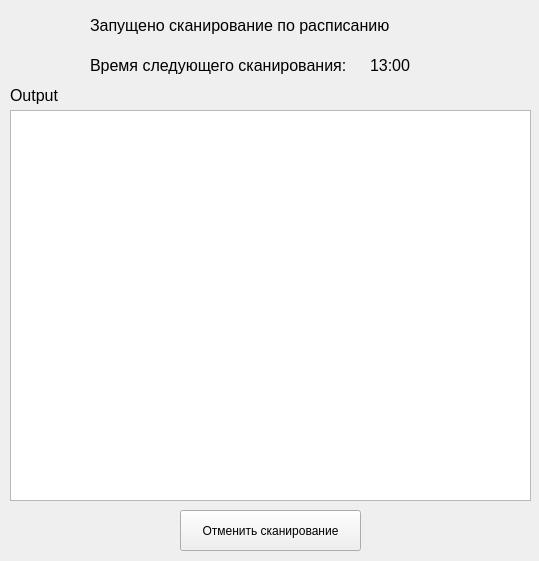
<?xml version="1.0" encoding="UTF-8"?>
<ui version="4.0">
 <class>SchedWindow</class>
 <widget class="QMainWindow" name="SchedWindow">
  <property name="geometry">
   <rect>
    <x>0</x>
    <y>0</y>
    <width>539</width>
    <height>561</height>
   </rect>
  </property>
  <property name="windowTitle">
   <string>Antivirus</string>
  </property>
  <widget class="QWidget" name="centralwidget">
   <widget class="QPushButton" name="CancelScan">
    <property name="geometry">
     <rect>
      <x>180</x>
      <y>510</y>
      <width>181</width>
      <height>41</height>
     </rect>
    </property>
    <property name="text">
     <string>Отменить сканирование</string>
    </property>
   </widget>
   <widget class="QLabel" name="label">
    <property name="geometry">
     <rect>
      <x>90</x>
      <y>0</y>
      <width>331</width>
      <height>51</height>
     </rect>
    </property>
    <property name="font">
     <font>
      <pointsize>12</pointsize>
     </font>
    </property>
    <property name="text">
     <string>Запущено сканирование по расписанию</string>
    </property>
   </widget>
   <widget class="QLabel" name="label_2">
    <property name="geometry">
     <rect>
      <x>90</x>
      <y>40</y>
      <width>331</width>
      <height>51</height>
     </rect>
    </property>
    <property name="font">
     <font>
      <pointsize>12</pointsize>
     </font>
    </property>
    <property name="text">
     <string>Время следующего сканирования:</string>
    </property>
   </widget>
   <widget class="QLabel" name="ScanTime">
    <property name="geometry">
     <rect>
      <x>370</x>
      <y>40</y>
      <width>111</width>
      <height>51</height>
     </rect>
    </property>
    <property name="font">
     <font>
      <pointsize>12</pointsize>
     </font>
    </property>
    <property name="text">
     <string>13:00</string>
    </property>
   </widget>
   <widget class="QTextEdit" name="textEdit">
    <property name="geometry">
     <rect>
      <x>10</x>
      <y>110</y>
      <width>521</width>
      <height>391</height>
     </rect>
    </property>
    <property name="readOnly">
     <bool>true</bool>
    </property>
   </widget>
   <widget class="QLabel" name="label_3">
    <property name="geometry">
     <rect>
      <x>10</x>
      <y>70</y>
      <width>331</width>
      <height>51</height>
     </rect>
    </property>
    <property name="font">
     <font>
      <pointsize>12</pointsize>
     </font>
    </property>
    <property name="text">
     <string>Output</string>
    </property>
   </widget>
  </widget>
 </widget>
 <resources/>
 <connections/>
</ui>
